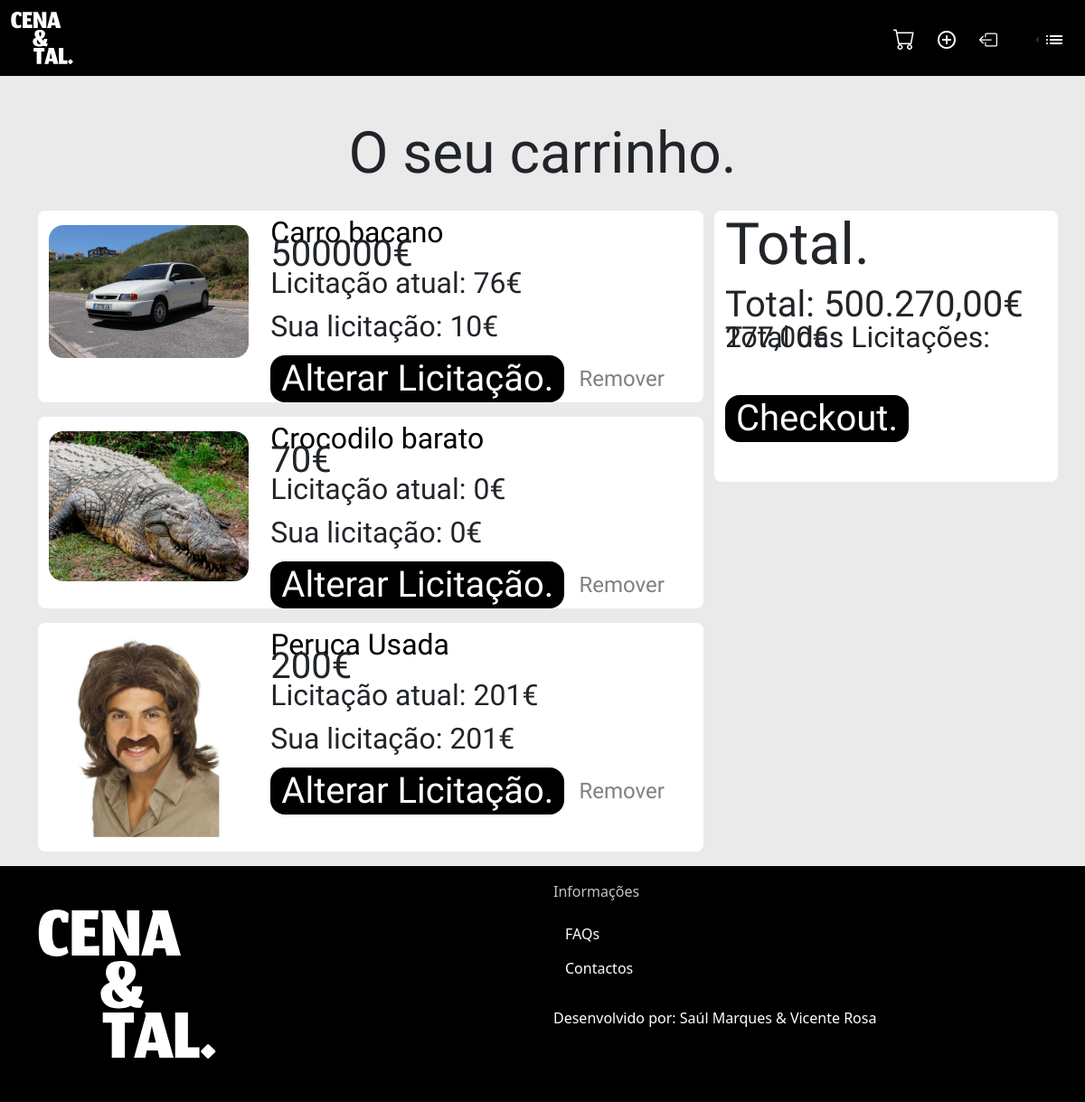
/carrinho.php (signed in), run on an earlier commit of the app's database.
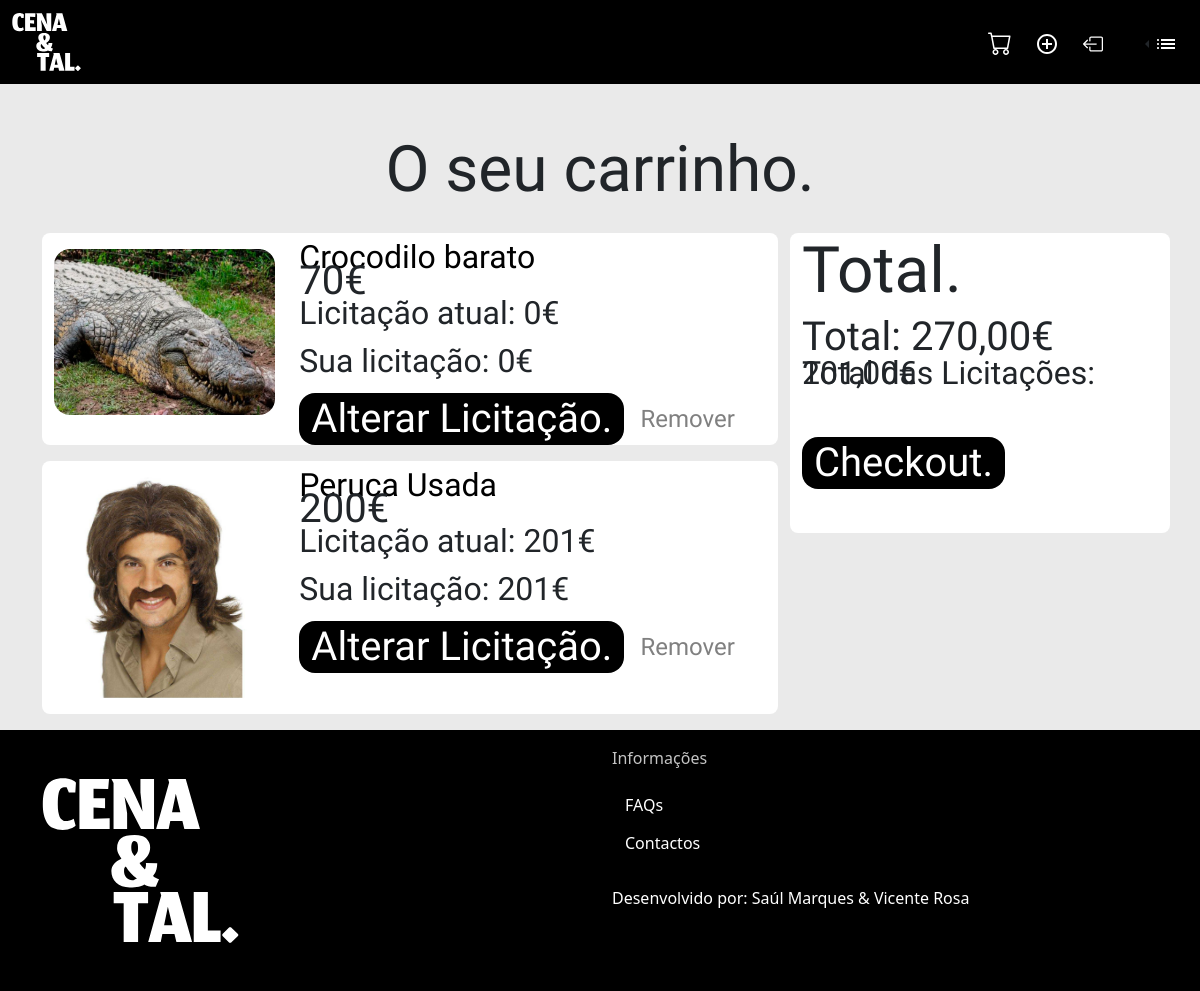
And on a later commit of the database.
### tables this page shows
CREATE TABLE `carrinho` (
  `id` int(11) NOT NULL,
  `user_id` int(11) NOT NULL,
  `produto_id` int(11) NOT NULL
);

CREATE TABLE `produto_imagens` (
  `id` int(11) NOT NULL,
  `produto_id` int(11) NOT NULL,
  `image_path` varchar(255) NOT NULL
);

CREATE TABLE `produto` (
  `id` int(11) NOT NULL,
  `user_id` int(11) NOT NULL,
  `titulo` varchar(30) NOT NULL,
  `descricao` text NOT NULL,
  `preco` float NOT NULL,
  `imagem` varchar(80) DEFAULT NULL,
  `adicionado_a` date NOT NULL DEFAULT current_timestamp(),
  `visivel` tinyint(1) DEFAULT 1
);

CREATE TABLE `bids` (
  `id` int(11) NOT NULL,
  `produto_id` int(11) NOT NULL,
  `user_id` int(11) NOT NULL,
  `valor` float NOT NULL,
  `licitado_a` timestamp NOT NULL DEFAULT current_timestamp(),
  `timestamp` datetime DEFAULT current_timestamp()
);

### carrinho.php (the view, shortened to what this page needs)
<?php
include 'includes/db.php';
$isLoggedIn = isset($_SESSION['user_id']);
$userId = $_SESSION['user_id'] ?? null;
$total = 0;
$totalBids = 0;
$sql = "SELECT c.*, p.titulo, p.preco, pi.image_path
        FROM carrinho c
        JOIN produto p ON c.produto_id = p.id
        LEFT JOIN produto_imagens pi ON p.id = pi.produto_id
        WHERE c.user_id = ?";
$stmt = $conn->prepare($sql);
$stmt->bind_param("i", $userId);
$stmt->execute();
$result = $stmt->get_result();
while($row = $result->fetch_assoc()) {
    $total += $row['preco'];
    $productId = $row['produto_id'];
    $bid_sql = "SELECT MAX(valor) AS maior_valor FROM bids WHERE produto_id = ?";
    $bid_stmt = $conn->prepare($bid_sql);
    $bid_stmt->bind_param("i", $productId);
    $bid_stmt->execute();
    $bid_result = $bid_stmt->get_result();
    $bid_data = $bid_result->fetch_assoc();
    $maior_valor = $bid_data['maior_valor'] ?? 0;
    $totalBids += $maior_valor;
}
if ($isLoggedIn) {
    $sql = "SELECT c.*, p.titulo, p.preco, pi.image_path
            FROM carrinho c
            JOIN produto p ON c.produto_id = p.id
            LEFT JOIN produto_imagens pi ON p.id = pi.produto_id
            WHERE c.user_id = ?";
    $stmt = $conn->prepare($sql);
    $stmt->bind_param("i", $userId);
    $stmt->execute();
    $result = $stmt->get_result();
} else {
    echo '<p>Por favor, faça login para ver o seu carrinho.</p>';
}
?>
<!DOCTYPE html>
<html lang="en">
<head>
    <link rel="stylesheet" href="css/bootstrap.min.css">
    <link rel="stylesheet" href="css/fonts/customfonts.css">
    <link rel="stylesheet" href="css/styles.css">
</head>
<body style="background-color: #EAEAEA;">
    <?php include 'includes/navbar.php' ?>
    <div class="container mt-5">
        <h2 class="jomhuria-regular fs-custom text-center">O seu carrinho.</h2>
        <div class="row">
            <div class="col-12 col-lg-8">
                <div class="container mt-3">
                    <?php if ($isLoggedIn && $result->num_rows > 0): ?>
                        <?php while($row = $result->fetch_assoc()): ?>
                            <div class="row rounded-3 mb-3 align-items-stretch" style="background-color:white">
                                <div class="col-12 col-md-4">
                                    <div class="container p-0 mt-3 mb-3">
                                        <a href="pagina_produto.php?id=<?php echo htmlspecialchars($row['produto_id']); ?>">
                                            <img src="<?php echo htmlspecialchars($row['image_path']); ?>" class="img-fluid rounded-4 " alt="Product Image">
                                        </a>
                                    </div>
                                </div>
                                <div class="col-12 col-md-8">
                                    <a href="pagina_produto.php?id=<?php echo htmlspecialchars($row['produto_id']); ?>" style="text-decoration:none; color:black" class="jomhuria-regular fs-2"><?php echo htmlspecialchars($row['titulo']); ?></a>
                                    <p class="jomhuria-regular fs-1" style="line-height:0"><?php echo htmlspecialchars($row['preco']); ?>€</p>
                                    <?php
                                        $productId = $row['produto_id'];
                                        $bid_sql = "SELECT MAX(valor) AS maior_valor FROM bids WHERE produto_id = ?";
                                        $bid_stmt = $conn->prepare($bid_sql);
                                        $bid_stmt->bind_param("i", $productId);
                                        $bid_stmt->execute();
                                        $bid_result = $bid_stmt->get_result();
                                        $bid_data = $bid_result->fetch_assoc();
                                        $maior_valor = $bid_data['maior_valor'] ?? 0;
                                        $user_bid_sql = "SELECT valor FROM bids WHERE produto_id = ? AND user_id = ?";
                                        $user_bid_stmt = $conn->prepare($user_bid_sql);
                                        $user_bid_stmt->bind_param("ii", $productId, $userId);
                                        $user_bid_stmt->execute();
                                        $user_bid_result = $user_bid_stmt->get_result();
                                        $user_bid_data = $user_bid_result->fetch_assoc();
                                        $user_bid_value = $user_bid_data['valor'] ?? 0;
                                    ?>
                                    <p class="jomhuria-regular fs-2" style="line-height:1">Licitação atual: <?php echo htmlspecialchars($maior_valor); ?>€</p>
                                    <p class="jomhuria-regular fs-2" style="line-height:1">Sua licitação: <?php echo htmlspecialchars($user_bid_value); ?>€</p>
                                    <a href="pagina_produto.php?id=<?php echo htmlspecialchars($row['produto_id']); ?>" class="btn rounded-4 border-0 jomhuria-regular fs-1" style="background-color: #000000; color: white; line-height:1">
                                        Alterar Licitação.
                                    </a>
                                    <form method="POST" class="d-inline">
                                        <button type="submit" name="remove_item" class="btn border-0 jomhuria-regular fs-4 " style="background-color: white; color: grey; line-height:1">
                                            Remover
                                        </button>
                                    </form>
                                </div>
                            </div>
                        <?php endwhile; ?>
                    <?php else: ?>
                        <p class="jomhuria-regular fs-4 text-center">O seu carrinho está vazio...</p>
                    <?php endif; ?>
                </div>
            </div>
            <div class="col-12 col-lg-4 mt-3 rounded-3" style="background-color:white; height:300px">
                <h2 class="jomhuria-regular fs-custom">Total.</h2>
                <div>
                    <p class="jomhuria-regular fs-1" style="line-height:1">Total: <?php echo htmlspecialchars(number_format($total, 2, ',', '.')); ?>€</p>
                    <p class="jomhuria-regular fs-2" style="line-height:0">Total das Licitações: <?php echo htmlspecialchars(number_format($totalBids, 2, ',', '.')); ?>€</p>
                        <a id="checkoutButton" href="#" class="btn rounded-4 border-0 jomhuria-regular fs-1 mt-5" style="background-color: #000000; color: white; line-height:1">
                            Checkout.
                        </a>
                </div>
            </div>
        </div>
    </div>
</body>
</html>

### includes/navbar.php (shortened to what this page needs)
<?php
$isLoggedIn = isset($_SESSION['user_id']);
?>
<nav class="navbar navbar-expand-sm" style="background-color: black;">
  <div class="container-fluid">
    <a class="navbar-brand align-self-center" href="index.php">
      <img src="imgs/logo.svg" style="width:69px;" alt="">
    </a>
    <div class="d-flex align-items-center">
      <?php if ($isLoggedIn == true): ?>
        <a class="btn" href="pagina_utilizador.php">
        </a>
        <a class="btn" href="carrinho.php">
          <img src="imgs/icons/cart.svg" alt="">
        </a>
        <a class="btn" href="add_produto.php">
          <img src="imgs/icons/iconplus.svg" alt="">
        </a>
        <a class="btn" href="logica/logout.php">
          <img src="imgs/icons/logout.svg" style="width:20px; height:20px;" alt="">
        </a>
      <?php else: ?>
        <a class="btn jomhuria-regular fs-2" style="color: white;" href="login.html">Login</a>
        <a class="btn jomhuria-regular fs-2" style="color: white;" href="registar.html">Registar</a>
      <?php endif; ?>
      <div class="dropstart ms-3">
        <button class="btn dropdown-toggle" type="button" data-bs-toggle="dropdown" aria-expanded="false" style="background-color: black;">
          <img src="imgs/icons/iconcont.svg" alt="">
        </button>
      </div>
    </div>
  </div>
</nav>

What changed in the data, as far as the page shows it:
removed carrinho: produto_imagens.image_path (picture), produto.titulo "Carro bacano", produto.preco "500000", maior_valor "76", bids.valor "10"
Also different on the page:
$total: "500.270,00" → "270,00"
$totalBids: "277,00" → "201,00"
